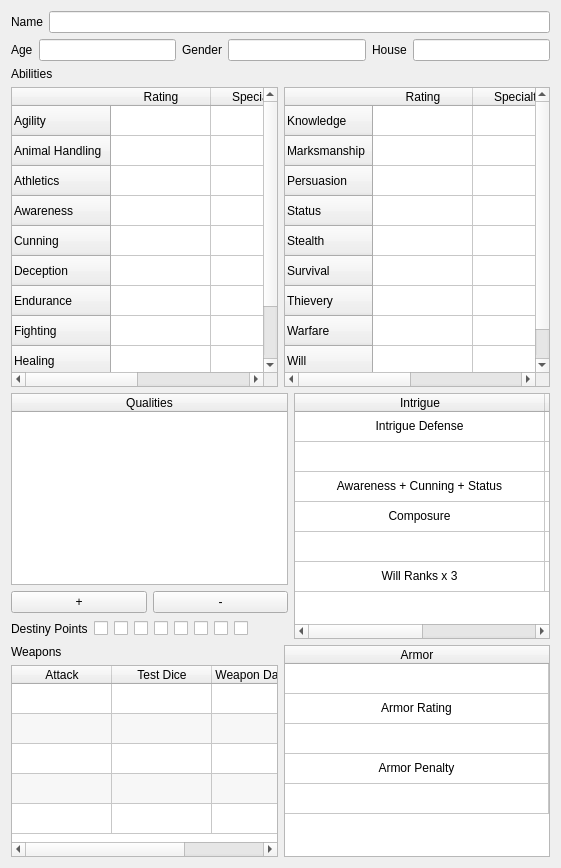
          <widget class="QWidget" name="tab_5">
           <attribute name="title">
            <string>Page 1</string>
           </attribute>
           <layout class="QVBoxLayout" name="verticalLayout_49">
            <item>
             <layout class="QHBoxLayout" name="horizontalLayout_39">
              <item>
               <widget class="QLabel" name="label_20">
                <property name="text">
                 <string>Name</string>
                </property>
               </widget>
              </item>
              <item>
               <widget class="QLineEdit" name="nameLineEdit_sifrp"/>
              </item>
             </layout>
            </item>
            <item>
             <layout class="QHBoxLayout" name="horizontalLayout_45">
              <item>
               <widget class="QLabel" name="label_41">
                <property name="text">
                 <string>Age</string>
                </property>
               </widget>
              </item>
              <item>
               <widget class="QLineEdit" name="ageLineEdit_sirfp"/>
              </item>
              <item>
               <widget class="QLabel" name="label_38">
                <property name="text">
                 <string>Gender</string>
                </property>
               </widget>
              </item>
              <item>
               <widget class="QLineEdit" name="genderLineEdit_sifrp"/>
              </item>
              <item>
               <widget class="QLabel" name="label_35">
                <property name="text">
                 <string>House</string>
                </property>
               </widget>
              </item>
              <item>
               <widget class="QLineEdit" name="houseLineEdit_sifrp"/>
              </item>
             </layout>
            </item>
            <item>
             <widget class="QLabel" name="label_42">
              <property name="text">
               <string>Abilities</string>
              </property>
             </widget>
            </item>
            <item>
             <layout class="QHBoxLayout" name="horizontalLayout_49">
              <item>
               <layout class="QVBoxLayout" name="verticalLayout_57">
                <item>
                 <widget class="QTableWidget" name="abilitiesTable1_sifrp">
                  <property name="maximumSize">
                   <size>
                    <width>16777215</width>
                    <height>325</height>
                   </size>
                  </property>
                  <attribute name="horizontalHeaderStretchLastSection">
                   <bool>true</bool>
                  </attribute>
                  <row>
                   <property name="text">
                    <string>Agility</string>
                   </property>
                  </row>
                  <row>
                   <property name="text">
                    <string>Animal Handling</string>
                   </property>
                  </row>
                  <row>
                   <property name="text">
                    <string>Athletics</string>
                   </property>
                  </row>
                  <row>
                   <property name="text">
                    <string>Awareness</string>
                   </property>
                  </row>
                  <row>
                   <property name="text">
                    <string>Cunning</string>
                   </property>
                  </row>
                  <row>
                   <property name="text">
                    <string>Deception</string>
                   </property>
                  </row>
                  <row>
                   <property name="text">
                    <string>Endurance</string>
                   </property>
                  </row>
                  <row>
                   <property name="text">
                    <string>Fighting</string>
                   </property>
                  </row>
                  <row>
                   <property name="text">
                    <string>Healing</string>
                   </property>
                  </row>
                  <row>
                   <property name="text">
                    <string>Language</string>
                   </property>
                  </row>
                  <column>
                   <property name="text">
                    <string>Rating</string>
                   </property>
                  </column>
                  <column>
                   <property name="text">
                    <string>Specialties</string>
                   </property>
                  </column>
                 </widget>
                </item>
               </layout>
              </item>
              <item>
               <layout class="QVBoxLayout" name="verticalLayout_58">
                <item>
                 <widget class="QTableWidget" name="abilitiesTable2_sifrp">
                  <property name="minimumSize">
                   <size>
                    <width>0</width>
                    <height>300</height>
                   </size>
                  </property>
                  <property name="maximumSize">
                   <size>
                    <width>16777215</width>
                    <height>325</height>
                   </size>
                  </property>
                  <attribute name="horizontalHeaderStretchLastSection">
                   <bool>true</bool>
                  </attribute>
                  <row>
                   <property name="text">
                    <string>Knowledge</string>
                   </property>
                  </row>
                  <row>
                   <property name="text">
                    <string>Marksmanship</string>
                   </property>
                  </row>
                  <row>
                   <property name="text">
                    <string>Persuasion</string>
                   </property>
                  </row>
                  <row>
                   <property name="text">
                    <string>Status</string>
                   </property>
                  </row>
                  <row>
                   <property name="text">
                    <string>Stealth</string>
                   </property>
                  </row>
                  <row>
                   <property name="text">
                    <string>Survival</string>
                   </property>
                  </row>
                  <row>
                   <property name="text">
                    <string>Thievery</string>
                   </property>
                  </row>
                  <row>
                   <property name="text">
                    <string>Warfare</string>
                   </property>
                  </row>
                  <row>
                   <property name="text">
                    <string>Will</string>
                   </property>
                  </row>
                  <column>
                   <property name="text">
                    <string>Rating</string>
                   </property>
                  </column>
                  <column>
                   <property name="text">
                    <string>Specialties</string>
                   </property>
                  </column>
                 </widget>
                </item>
               </layout>
              </item>
             </layout>
            </item>
            <item>
             <layout class="QHBoxLayout" name="horizontalLayout_51">
              <item>
               <layout class="QVBoxLayout" name="verticalLayout_51">
                <item>
                 <widget class="QTableWidget" name="qualitiesTable_sifrp">
                  <property name="alternatingRowColors">
                   <bool>true</bool>
                  </property>
                  <attribute name="horizontalHeaderStretchLastSection">
                   <bool>true</bool>
                  </attribute>
                  <attribute name="verticalHeaderVisible">
                   <bool>false</bool>
                  </attribute>
                  <column>
                   <property name="text">
                    <string>Qualities</string>
                   </property>
                  </column>
                 </widget>
                </item>
                <item>
                 <layout class="QHBoxLayout" name="horizontalLayout_52">
                  <item>
                   <widget class="QPushButton" name="addLineQualities_sifrp">
                    <property name="text">
                     <string>+</string>
                    </property>
                   </widget>
                  </item>
                  <item>
                   <widget class="QPushButton" name="removeLineQualities_sifrp">
                    <property name="text">
                     <string>-</string>
                    </property>
                   </widget>
                  </item>
                 </layout>
                </item>
                <item>
                 <layout class="QHBoxLayout" name="horizontalLayout_53">
                  <item>
                   <widget class="QLabel" name="label_46">
                    <property name="text">
                     <string>Destiny Points</string>
                    </property>
                   </widget>
                  </item>
                  <item>
                   <widget class="QCheckBox" name="destPoints1_sifrp">
                    <property name="maximumSize">
                     <size>
                      <width>20</width>
                      <height>16777215</height>
                     </size>
                    </property>
                    <property name="text">
                     <string/>
                    </property>
                   </widget>
                  </item>
                  <item>
                   <widget class="QCheckBox" name="destPoints2_sifrp">
                    <property name="maximumSize">
                     <size>
                      <width>20</width>
                      <height>16777215</height>
                     </size>
                    </property>
                    <property name="text">
                     <string/>
                    </property>
                   </widget>
                  </item>
                  <item>
                   <widget class="QCheckBox" name="destPoints3_sifrp">
                    <property name="maximumSize">
                     <size>
                      <width>20</width>
                      <height>16777215</height>
                     </size>
                    </property>
                    <property name="text">
                     <string/>
                    </property>
                   </widget>
                  </item>
                  <item>
                   <widget class="QCheckBox" name="destPoints4_sifrp">
                    <property name="maximumSize">
                     <size>
                      <width>20</width>
                      <height>16777215</height>
                     </size>
                    </property>
                    <property name="text">
                     <string/>
                    </property>
                   </widget>
                  </item>
                  <item>
                   <widget class="QCheckBox" name="destPoints5_sifrp">
                    <property name="maximumSize">
                     <size>
                      <width>20</width>
                      <height>16777215</height>
                     </size>
                    </property>
                    <property name="text">
                     <string/>
                    </property>
                   </widget>
                  </item>
                  <item>
                   <widget class="QCheckBox" name="destPoints6_sifrp">
                    <property name="maximumSize">
                     <size>
                      <width>20</width>
                      <height>16777215</height>
                     </size>
                    </property>
                    <property name="text">
                     <string/>
                    </property>
                   </widget>
                  </item>
                  <item>
                   <widget class="QCheckBox" name="destPoints7_sifrp">
                    <property name="maximumSize">
                     <size>
                      <width>20</width>
                      <height>16777215</height>
                     </size>
                    </property>
                    <property name="text">
                     <string/>
                    </property>
                   </widget>
                  </item>
                  <item>
                   <widget class="QCheckBox" name="destPoints8_sifrp">
                    <property name="maximumSize">
                     <size>
                      <width>20</width>
                      <height>16777215</height>
                     </size>
                    </property>
                    <property name="text">
                     <string/>
                    </property>
                   </widget>
                  </item>
                  <item>
                   <spacer name="horizontalSpacer_3">
                    <property name="orientation">
                     <enum>Qt::Horizontal</enum>
                    </property>
                    <property name="sizeHint" stdset="0">
                     <size>
                      <width>40</width>
                      <height>20</height>
                     </size>
                    </property>
                   </spacer>
                  </item>
                 </layout>
                </item>
               </layout>
              </item>
              <item>
               <widget class="QTableWidget" name="intrigueCombatTable_sifrp">
                <property name="alternatingRowColors">
                 <bool>false</bool>
                </property>
                <property name="wordWrap">
                 <bool>true</bool>
                </property>
                <attribute name="horizontalHeaderDefaultSectionSize">
                 <number>250</number>
                </attribute>
                <attribute name="horizontalHeaderStretchLastSection">
                 <bool>true</bool>
                </attribute>
                <attribute name="verticalHeaderVisible">
                 <bool>false</bool>
                </attribute>
                <row>
                 <property name="text">
                  <string/>
                 </property>
                </row>
                <row>
                 <property name="text">
                  <string/>
                 </property>
                </row>
                <row>
                 <property name="text">
                  <string/>
                 </property>
                </row>
                <row>
                 <property name="text">
                  <string/>
                 </property>
                </row>
                <row>
                 <property name="text">
                  <string/>
                 </property>
                </row>
                <row>
                 <property name="text">
                  <string/>
                 </property>
                </row>
                <column>
                 <property name="text">
                  <string>Intrigue</string>
                 </property>
                </column>
                <column>
                 <property name="text">
                  <string>Combat</string>
                 </property>
                </column>
                <item row="0" column="0">
                 <property name="text">
                  <string>Intrigue Defense</string>
                 </property>
                 <property name="textAlignment">
                  <set>AlignCenter</set>
                 </property>
                 <property name="flags">
                  <set>ItemIsEnabled</set>
                 </property>
                </item>
                <item row="0" column="1">
                 <property name="text">
                  <string>Combat Defense</string>
                 </property>
                 <property name="textAlignment">
                  <set>AlignCenter</set>
                 </property>
                 <property name="flags">
                  <set>ItemIsEnabled</set>
                 </property>
                </item>
                <item row="1" column="0">
                 <property name="text">
                  <string/>
                 </property>
                 <property name="textAlignment">
                  <set>AlignCenter</set>
                 </property>
                </item>
                <item row="1" column="1">
                 <property name="text">
                  <string/>
                 </property>
                 <property name="textAlignment">
                  <set>AlignCenter</set>
                 </property>
                </item>
                <item row="2" column="0">
                 <property name="text">
                  <string>Awareness + Cunning + Status</string>
                 </property>
                 <property name="textAlignment">
                  <set>AlignCenter</set>
                 </property>
                 <property name="flags">
                  <set>ItemIsEnabled</set>
                 </property>
                </item>
                <item row="2" column="1">
                 <property name="text">
                  <string>Agility + Athletics + Awareness + Defensive Bonus - Armor Penalty</string>
                 </property>
                 <property name="textAlignment">
                  <set>AlignCenter</set>
                 </property>
                 <property name="flags">
                  <set>ItemIsEnabled</set>
                 </property>
                </item>
                <item row="3" column="0">
                 <property name="text">
                  <string>Composure</string>
                 </property>
                 <property name="textAlignment">
                  <set>AlignCenter</set>
                 </property>
                 <property name="flags">
                  <set>ItemIsEnabled</set>
                 </property>
                </item>
                <item row="3" column="1">
                 <property name="text">
                  <string>Health</string>
                 </property>
                 <property name="textAlignment">
                  <set>AlignCenter</set>
                 </property>
                 <property name="flags">
                  <set>ItemIsEnabled</set>
                 </property>
                </item>
                <item row="4" column="0">
                 <property name="text">
                  <string/>
                 </property>
                 <property name="textAlignment">
                  <set>AlignCenter</set>
                 </property>
                </item>
                <item row="4" column="1">
                 <property name="textAlignment">
                  <set>AlignCenter</set>
                 </property>
                </item>
                <item row="5" column="0">
                 <property name="text">
                  <string>Will Ranks x 3</string>
                 </property>
                 <property name="textAlignment">
                  <set>AlignCenter</set>
                 </property>
                 <property name="flags">
                  <set>ItemIsEnabled</set>
                 </property>
                </item>
                <item row="5" column="1">
                 <property name="text">
                  <string>Endurance Ranks x 3</string>
                 </property>
                 <property name="textAlignment">
                  <set>AlignCenter</set>
                 </property>
                 <property name="flags">
                  <set>ItemIsEnabled</set>
                 </property>
                </item>
               </widget>
              </item>
             </layout>
            </item>
            <item>
             <layout class="QHBoxLayout" name="horizontalLayout_50">
              <item>
               <layout class="QVBoxLayout" name="verticalLayout_59">
                <item>
                 <widget class="QLabel" name="label_43">
                  <property name="text">
                   <string>Weapons</string>
                  </property>
                 </widget>
                </item>
                <item>
                 <widget class="QTableWidget" name="weaponsTable_sifrp">
                  <property name="alternatingRowColors">
                   <bool>true</bool>
                  </property>
                  <attribute name="horizontalHeaderStretchLastSection">
                   <bool>true</bool>
                  </attribute>
                  <attribute name="verticalHeaderVisible">
                   <bool>false</bool>
                  </attribute>
                  <attribute name="verticalHeaderStretchLastSection">
                   <bool>false</bool>
                  </attribute>
                  <row>
                   <property name="text">
                    <string/>
                   </property>
                  </row>
                  <row>
                   <property name="text">
                    <string/>
                   </property>
                  </row>
                  <row>
                   <property name="text">
                    <string/>
                   </property>
                  </row>
                  <row>
                   <property name="text">
                    <string/>
                   </property>
                  </row>
                  <row>
                   <property name="text">
                    <string/>
                   </property>
                  </row>
                  <column>
                   <property name="text">
                    <string>Attack</string>
                   </property>
                  </column>
                  <column>
                   <property name="text">
                    <string>Test Dice</string>
                   </property>
                  </column>
                  <column>
                   <property name="text">
                    <string>Weapon Damage</string>
                   </property>
                  </column>
                 </widget>
                </item>
               </layout>
              </item>
              <item>
               <widget class="QTableWidget" name="armorTable_sifrp">
                <property name="maximumSize">
                 <size>
                  <width>300</width>
                  <height>16777215</height>
                 </size>
                </property>
                <attribute name="horizontalHeaderStretchLastSection">
                 <bool>true</bool>
                </attribute>
                <attribute name="verticalHeaderVisible">
                 <bool>false</bool>
                </attribute>
                <row>
                 <property name="text">
                  <string/>
                 </property>
                </row>
                <row>
                 <property name="text">
                  <string/>
                 </property>
                </row>
                <row>
                 <property name="text">
                  <string/>
                 </property>
                </row>
                <row>
                 <property name="text">
                  <string/>
                 </property>
                </row>
                <row>
                 <property name="text">
                  <string/>
                 </property>
                </row>
                <column>
                 <property name="text">
                  <string>Armor</string>
                 </property>
                </column>
                <item row="0" column="0">
                 <property name="text">
                  <string/>
                 </property>
                </item>
                <item row="1" column="0">
                 <property name="text">
                  <string>Armor Rating</string>
                 </property>
                 <property name="textAlignment">
                  <set>AlignCenter</set>
                 </property>
                 <property name="flags">
                  <set>ItemIsEnabled</set>
                 </property>
                </item>
                <item row="3" column="0">
                 <property name="text">
                  <string>Armor Penalty</string>
                 </property>
                 <property name="textAlignment">
                  <set>AlignCenter</set>
                 </property>
                 <property name="flags">
                  <set>ItemIsEnabled</set>
                 </property>
                </item>
               </widget>
              </item>
             </layout>
            </item>
           </layout>
          </widget>
